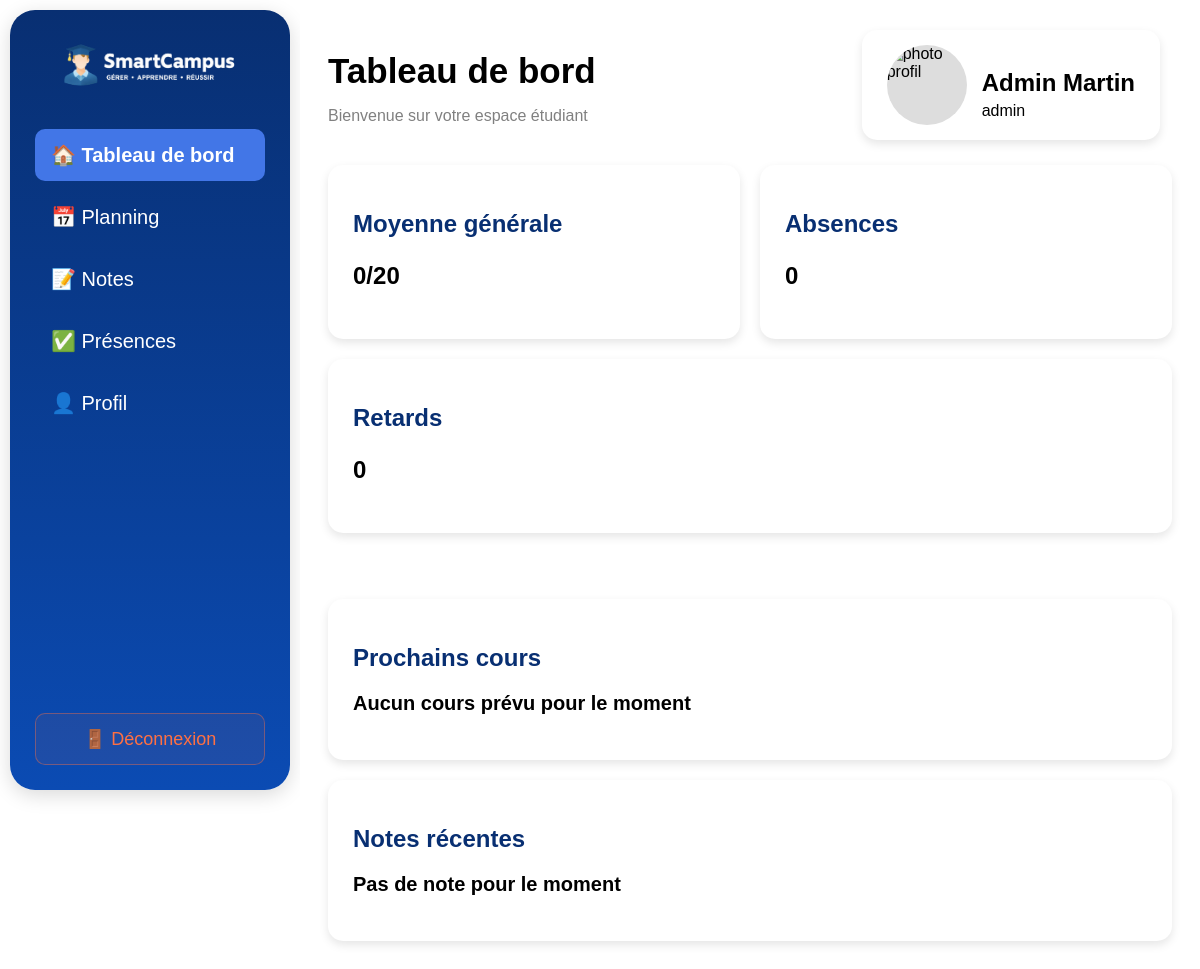
The app's page /caca/dashboard-etudiant.php (signed in) with its own data.
### tables this page shows
CREATE TABLE utilisateur (
    id_utilisateur INT PRIMARY KEY AUTO_INCREMENT,
    nom VARCHAR(100) NOT NULL,
    prenom VARCHAR(100) NOT NULL,
    email VARCHAR(150) UNIQUE NOT NULL,
    mot_de_passe VARCHAR(255) NOT NULL,
    role ENUM('admin', 'enseignant', 'eleve') NOT NULL,
    telephone VARCHAR(20),
    date_de_naissance DATE,
    photo VARCHAR(255)
);

### caca/dashboard.php (called while the page is built, shortened)
<?php
require_once("connexion.php");
$id_etudiant = $_SESSION["id_utilisateur"];
$profil = $conn->query("
    SELECT nom, prenom, photo, role
    FROM utilisateur
    WHERE id_utilisateur = $id_etudiant
")->fetch_assoc();
$moyenne = $conn->query("
    SELECT ROUND(AVG(valeur), 1) AS moyenne
    FROM note
    WHERE id_eleve = $id_etudiant
")->fetch_assoc();
$absences = $conn->query("
    SELECT COUNT(*) AS total
    FROM presence
    WHERE id_eleve = $id_etudiant
    AND statut = 'absent'
")->fetch_assoc();
$retards = $conn->query("
    SELECT COUNT(*) AS total
    FROM presence
    WHERE id_eleve = $id_etudiant
    AND statut = 'retard'
")->fetch_assoc();
$prochains_cours = $conn->query("
    SELECT c.matiere, e.jour, e.heure_debut, e.heure_fin, e.salle
    FROM inscription i
    JOIN emploi_du_temps e
        ON i.id_classe = e.id_classe
    JOIN cours c
        ON e.id_cours = c.id_cours
    WHERE i.id_eleve = $id_etudiant
    ORDER BY
        FIELD(e.jour, 'Lundi', 'Mardi', 'Mercredi', 'Jeudi', 'Vendredi'),
        e.heure_debut ASC
    LIMIT 4
");
$notes_recentes = $conn->query("
    SELECT cours.matiere, note.valeur, note.type, note.date_note
    FROM note
    JOIN cours ON note.id_cours = cours.id_cours
    WHERE note.id_eleve = $id_etudiant
    ORDER BY note.date_note DESC
    LIMIT 4
");

### caca/dashboard-etudiant.php (the view, shortened to what this page needs)
<?php include("dashboard.php"); ?>
<!DOCTYPE HTML>
<html lang="fr">
<head>
    <link rel="stylesheet" href="style.css">
</head>
<body>
<div class="layout">
  <aside class="sidebar">
    <div class="sidebar-logo">
     <a href="dashboard-etudiant.php"><img src="images/logo-blanc.png" alt="logo"></a>
    </div>
    <nav class="nav">
<a href="dashboard-etudiant.php" class="nav-item active">🏠 Tableau de bord</a>
<a href="planning-eleve.php" class="nav-item">📅 Planning</a>
      <a href="notes-eleve.php" class="nav-item">📝 Notes</a>
      <a href="presences-eleve.php" class="nav-item">✅ Présences</a>
      <a href="profil-eleve.php" class="nav-item">👤 Profil</a>
    </nav>
    <a href="deconnexion.php" class="nav-logout">🚪 Déconnexion</a>
  </aside>
<main class="main">
    <div class="titre-page">
        <h1>Tableau de bord</h1>
        <p>Bienvenue sur votre espace étudiant</p>
    </div>
    <div class="carte-profil">
        <div class="photo-profil">
            <img src="<?= !empty($profil['photo']) ? htmlspecialchars($profil['photo']) : 'images/default.png' ?>" alt="photo profil">
        </div>
        <div class="infos-profil">
            <h2><?= $profil['prenom'] ?> <?= $profil['nom'] ?></h2>
            <span><?= $profil['role'] ?? 'Étudiant' ?></span>
        </div>
    </div>
    <div class="cartes-dashboard">
        <div class="carte">
            <h2>Moyenne générale</h2>
            <p><?= $moyenne['moyenne'] ?? 0 ?>/20</p>
        </div>
        <div class="carte">
            <h2>Absences</h2>
            <p><?= $absences['total'] ?? 0 ?></p>
        </div>
        <div class="carte">
            <h2>Retards</h2>
            <p><?= $retards['total'] ?? 0 ?></p>
        </div>
    </div>
<br><br>
    <div class="carte-info-cours">
        <div class="info">
            <h2>Prochains cours</h2>
    <?php if($prochains_cours->num_rows > 0) { ?>
    <?php while($cours = $prochains_cours->fetch_assoc()) { ?>
        <div class="sous-carte">
            <strong><?= $cours['matiere'] ?></strong>
            <p>
                <?= $cours['jour'] ?>
                à
                <?= $cours['heure_debut'] ?>
                - Salle <?= $cours['salle'] ?>
            </p>
        </div>
    <?php } ?>
<?php } else { ?>
    <p class="message_pas_cours">Aucun cours prévu pour le moment</p>
<?php } ?>
</div>
<div class="info">
    <h2>Notes récentes</h2>
    <?php if($notes_recentes->num_rows > 0){ ?>
        <?php while($note = $notes_recentes->fetch_assoc()) { ?>
            <div class="sous-carte note-ligne">
                <div>
                    <strong><?= $note['matiere'] ?></strong>
                    <p><?= $note['date_note'] ?></p>
                </div>
                <span><?= $note['valeur'] ?>/20</span>
            </div>
        <?php } ?>
    <?php } else { ?>
        <p class="message_pas_cours">
            Pas de note pour le moment
        </p>
    <?php } ?>
</div>
    </div>
</main>
</body>
</html>

### caca/style.css (style rules this page uses)
body { margin: 0; padding: 0; background: white; min-height: 100vh; }
.layout { display: flex; min-height: 100vh; font-family: Arial, sans-serif; padding: 0; margin: 0; background: white; }
.main { flex: 1; background: white; padding: 28px; overflow-y: auto; min-height: 100vh; width: 100%; }
@media (max-width: 1200px) { body { flex-direction: column; justify-content: center; align-items: center; } }
.layout { display: flex; min-height: 100vh; font-family: Arial, sans-serif; padding: 0; background: white; }
.sidebar { width:280px; height:calc(100vh - 20px); margin:10px; background:linear-gradient(180deg,#082f72,#0b4bb3); border-radius:25px; padding:25px; box-sizing:border-box; display:flex; flex-direction:column; box-shadow:0 5px 20px rgba(0,0,0,0.15); }
.sidebar-logo { text-align:center; margin-bottom:30px; }
.sidebar-logo img { width:190px; height:auto; transition:0.3s; }
.nav { display:flex; flex-direction:column; gap:10px; flex:1; }
.nav-item { color:white; text-decoration:none; font-size:20px; padding:14px 16px; border-radius:10px; transition:0.3s; }
.nav-item.active { background:#4276e7; font-weight:bold; }
.nav-logout { color:#ff7043; text-decoration:none; font-size:18px; padding:14px; border-radius:10px; border:1px solid rgba(255,112,67,0.4); background:rgba(255,112,67,0.08); text-align:center; transition:0.3s; }
.main { flex: 1; background: white; padding: 28px; overflow-y: auto; min-height: 100vh; }
.titre-page h1 { font-size:35px; margin-bottom:10px; }
.titre-page p { color:gray; margin-bottom:40px; }
.cartes-dashboard { display:flex; gap:20px; flex-wrap:wrap; margin-bottom:30px; }
.carte { flex:1; min-width:220px; background:white; padding:25px; border-radius:15px; box-shadow:0 4px 10px rgba(0,0,0,0.1); transition:0.3s; }
.carte h2 { color:#082f72; margin-bottom:10px; }
.carte p { font-size:24px; font-weight:bold; }
.carte-profil { position:absolute; top:30px; right:40px; background:white; padding:15px 25px; border-radius:15px; display:flex; align-items:center; gap:15px; box-shadow:0 4px 10px rgba(0,0,0,0.1); }
.photo-profil { width:80px; height:80px; border-radius:50%; overflow:hidden; background:#ddd; }
.photo-profil img { width:100%; height:100%; object-fit:cover; }
.infos-profil h2 { margin-bottom:5px; }
.carte-info-cours { display:flex; gap:20px; flex-wrap:wrap; }
.info { flex:1; min-width:400px; background:white; padding:25px; border-radius:15px; box-shadow:0 4px 10px rgba(0,0,0,0.1); }
.info h2 { color:#082f72; margin-bottom:15px; }
.message_pas_cours { font-size:20px; font-weight:bold; }

### records on screen
utilisateur: prenom "Admin", nom "Martin", role "admin"

### other values on screen
$moyenne['moyenne'] "0"
$absences['total'] "0"
$retards['total'] "0"
